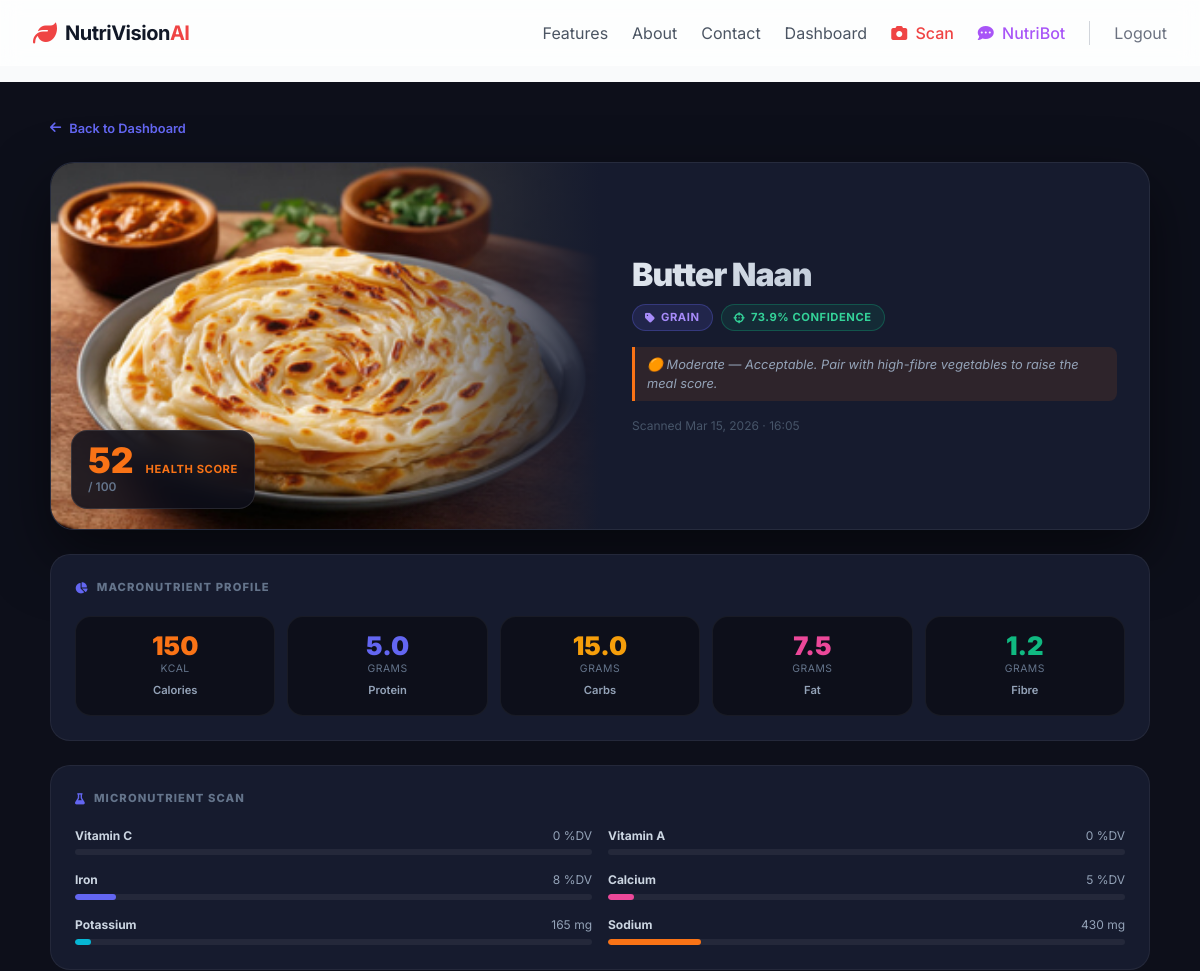
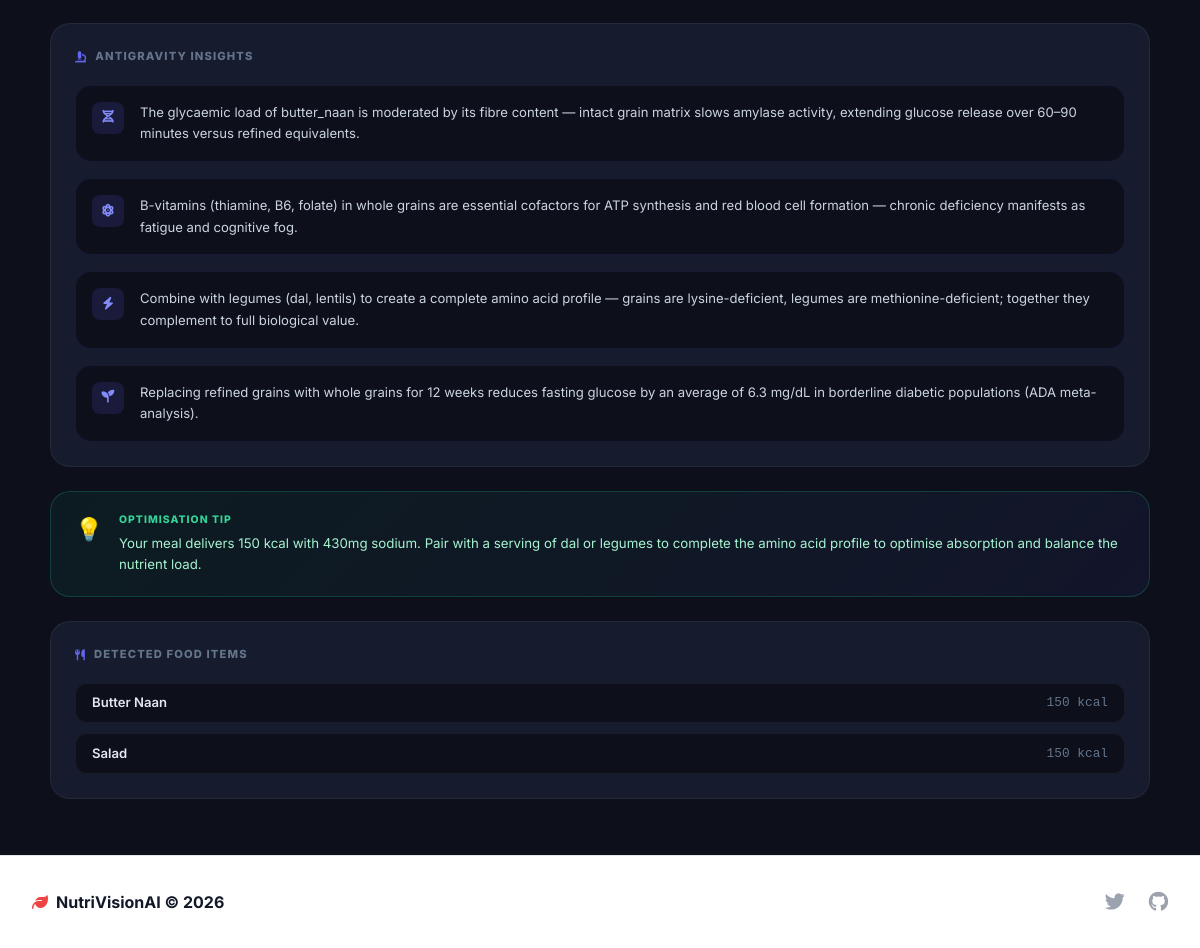
The page /result/7 (signed in) on the database its author committed (2 pictures, top to bottom).
### app/models.py (models this page shows)
class Meal(db.Model):
    id = db.Column(db.Integer, primary_key=True)
    image_path = db.Column(db.String(200), nullable=False)
    timestamp = db.Column(db.DateTime, nullable=False, default=datetime.utcnow)
    total_calories = db.Column(db.Float, nullable=True)
    health_score = db.Column(db.Integer, nullable=True)        # 0–100 ANTIGRAVITY score
    health_status = db.Column(db.String(50), nullable=True)    # Food category (e.g. Fast Food, Meal, Vegetable)
    analysis_insights = db.Column(db.Text, nullable=True)      # Kept for legacy display
    food_detected = db.Column(db.String(100), nullable=True)   # Top detected food class name
    food_confidence = db.Column(db.String(10), nullable=True)  # Confidence string e.g. "94.2%"
    genai_result_json = db.Column(db.Text, nullable=True)      # Full JSON from genai_service.evaluate_meal()
    user_id = db.Column(db.Integer, db.ForeignKey('user.id'), nullable=False)
    detections = db.relationship('FoodDetection', backref='meal', lazy=True)

class FoodDetection(db.Model):
    id = db.Column(db.Integer, primary_key=True)
    food_name = db.Column(db.String(100), nullable=False)
    portion_size = db.Column(db.Float, nullable=True)          # grams or units
    confidence = db.Column(db.Float, nullable=True)
    meal_id = db.Column(db.Integer, db.ForeignKey('meal.id'), nullable=False)
    nutrition = db.relationship('NutritionData', backref='detection', uselist=False)

class NutritionData(db.Model):
    id = db.Column(db.Integer, primary_key=True)
    calories = db.Column(db.Float, nullable=False)
    protein = db.Column(db.Float, nullable=False)
    carbs = db.Column(db.Float, nullable=False)
    fats = db.Column(db.Float, nullable=False)
    sugar = db.Column(db.Float, nullable=False)
    fiber = db.Column(db.Float, nullable=False)
    food_detection_id = db.Column(db.Integer, db.ForeignKey('food_detection.id'), nullable=False)

### app/routes/meal.py (the view)
@meal_bp.route('/result/<int:meal_id>')
@login_required
def result(meal_id):
    meal = Meal.query.get_or_404(meal_id)
    if meal.user_id != current_user.id:
        flash('Unauthorized access', 'danger')
        return redirect(url_for('dashboard.index'))
    eval_data = {}
    if meal.genai_result_json:
        try:
            eval_data = json.loads(meal.genai_result_json)
        except (json.JSONDecodeError, TypeError):
            eval_data = {}
    return render_template('result.html', meal=meal, eval_data=eval_data)

### app/models.py (called while the page is built)
@login_manager.user_loader
def load_user(user_id):
    return User.query.get(int(user_id))

### app/templates/result.html (shortened to what this page needs)
{% extends 'base.html' %}
{% block content %}
{% set score = eval_data.health_score if eval_data else meal.health_score %}
{% set macros = eval_data.macros if eval_data else {} %}
{% set micros = eval_data.micros if eval_data else {} %}
{% set insights = eval_data.insights if eval_data else [] %}
{% set opt_tip = eval_data.optimisation_tip if eval_data else '' %}
{% set food_name = eval_data.food_detected if eval_data else meal.food_detected %}
{% set confidence = eval_data.confidence if eval_data else meal.food_confidence %}
{% set category = eval_data.category if eval_data else meal.health_status %}
{% set score_label = eval_data.score_label if eval_data else '' %}
{% if score >= 88 %}
  {% set score_color = '#22c55e' %}
  {% set score_bg = 'rgba(34,197,94,0.1)' %}
  {% set score_badge = '🟢 Excellent' %}
{% elif score >= 72 %}
  {% set score_color = '#eab308' %}
  {% set score_bg = 'rgba(234,179,8,0.1)' %}
  {% set score_badge = '🟡 Good' %}
{% elif score >= 50 %}
  {% set score_color = '#f97316' %}
  {% set score_bg = 'rgba(249,115,22,0.1)' %}
  {% set score_badge = '🟠 Moderate' %}
{% else %}
  {% set score_color = '#ef4444' %}
  {% set score_bg = 'rgba(239,68,68,0.1)' %}
  {% set score_badge = '🔴 Indulge Mindfully' %}
{% endif %}
<div class="ag-page">
  <div class="ag-container">
    <a href="{{ url_for('dashboard.index') }}" class="back-link">
      <i class="fa-solid fa-arrow-left"></i> Back to Dashboard
    </a>
    <div class="hero-card">
      <div class="hero-image">
        <img src="{{ url_for('static', filename='uploads/' + meal.image_path) }}" alt="Uploaded Meal">
        <div class="hero-image-overlay"></div>
        <div class="score-ring-wrap">
          <div>
            <div class="score-num">{{ score }}</div>
            <div class="score-denom">/ 100</div>
          </div>
          <div>
            <div class="score-tag">Health Score</div>
          </div>
        </div>
      </div>
      <div class="hero-info">
        <div>
          <div class="food-title">{{ food_name or 'Food Analysis' }}</div>
          <div style="height:0.75rem;"></div>
          <div class="badge-row">
            {% if category %}
              <span class="badge badge-category"><i class="fa-solid fa-tag"></i> {{ category }}</span>
            {% endif %}
            {% if confidence %}
              <span class="badge badge-confidence"><i class="fa-solid fa-crosshairs"></i> {{ confidence }} Confidence</span>
            {% endif %}
          </div>
        </div>
        {% if score_label %}
          <div class="score-label-text">{{ score_label }}</div>
        {% else %}
          <div class="score-label-text">{{ score_badge }}</div>
        {% endif %}
        <div style="font-size:0.75rem;color:#475569;">
          Scanned {{ meal.timestamp.strftime('%b %d, %Y · %H:%M') }}
        </div>
      </div>
    </div>
    {% if macros %}
    <div class="section-card">
      <div class="section-title"><i class="fa-solid fa-chart-pie"></i> Macronutrient Profile</div>
      <div class="macro-grid">
        <div class="macro-tile">
          <div class="macro-val val-cal">{{ macros.calories }}</div>
          <div class="macro-unit">kcal</div>
          <div class="macro-label">Calories</div>
        </div>
        <div class="macro-tile">
          <div class="macro-val val-pro">{{ macros.protein_g }}</div>
          <div class="macro-unit">grams</div>
          <div class="macro-label">Protein</div>
        </div>
        <div class="macro-tile">
          <div class="macro-val val-car">{{ macros.carbs_g }}</div>
          <div class="macro-unit">grams</div>
          <div class="macro-label">Carbs</div>
        </div>
        <div class="macro-tile">
          <div class="macro-val val-fat">{{ macros.fat_g }}</div>
          <div class="macro-unit">grams</div>
          <div class="macro-label">Fat</div>
        </div>
        <div class="macro-tile">
          <div class="macro-val val-fib">{{ macros.fibre_g }}</div>
          <div class="macro-unit">grams</div>
          <div class="macro-label">Fibre</div>
        </div>
      </div>
    </div>
    {% endif %}
    {% if micros %}
    <div class="section-card">
      <div class="section-title"><i class="fa-solid fa-flask"></i> Micronutrient Scan</div>
      <div class="micro-grid">
        {% set vitc_pct  = (micros.vitC_pct  if micros.vitC_pct  <= 100 else 100) %}
        {% set vita_pct  = (micros.vitA_pct  if micros.vitA_pct  <= 100 else 100) %}
        {% set k_bar     = ((micros.potassium_mg / 47)|int if (micros.potassium_mg / 47) <= 100 else 100) %}
        {% set na_bar    = ((micros.sodium_mg   / 23)|int if (micros.sodium_mg   / 23) <= 100 else 100) %}
        {% set micro_items = [
          ('Vitamin C',  micros.vitC_pct,    '%DV', vitc_pct,          '#10b981'),
          ('Vitamin A',  micros.vitA_pct,    '%DV', vita_pct,          '#f59e0b'),
          ('Iron',       micros.iron_pct,    '%DV', micros.iron_pct,   '#6366f1'),
          ('Calcium',    micros.calcium_pct, '%DV', micros.calcium_pct,'#ec4899'),
          ('Potassium',  micros.potassium_mg,'mg',  k_bar,             '#06b6d4'),
          ('Sodium',     micros.sodium_mg,   'mg',  na_bar,            '#f97316'),
        ] %}
        {% for name, val, unit, pct, color in micro_items %}
        <div class="micro-row">
          <div class="micro-meta">
            <span class="micro-name">{{ name }}</span>
            <span class="micro-value">{{ val }} {{ unit }}</span>
          </div>
          <div class="micro-track">
            <div class="micro-fill" style="width:{{ pct }}%; background:{{ color }};"></div>
          </div>
        </div>
        {% endfor %}
      </div>
    </div>
    {% endif %}
    {% if insights %}
    <div class="section-card">
      <div class="section-title"><i class="fa-solid fa-microscope"></i> Antigravity Insights</div>
      <div class="insight-list">
        {% set icons = ['fa-dna','fa-atom','fa-bolt','fa-seedling'] %}
        {% for insight in insights %}
        <div class="insight-card">
          <div class="insight-icon">
            <i class="fa-solid {{ icons[loop.index0 % 4] }}"></i>
          </div>
          <div class="insight-text">{{ insight }}</div>
        </div>
        {% endfor %}
      </div>
    </div>
    {% endif %}
    {% if opt_tip %}
    <div class="opt-tip">
      <div class="opt-tip-icon">💡</div>
      <div>
        <div class="opt-tip-label">Optimisation Tip</div>
        <div class="opt-tip-text">{{ opt_tip }}</div>
      </div>
    </div>
    {% endif %}
    {% if meal.detections %}
    <div class="section-card" style="margin-top:1.5rem;">
      <div class="section-title"><i class="fa-solid fa-utensils"></i> Detected Food Items</div>
      <div class="det-list">
        {% for detection in meal.detections %}
        <div class="det-item">
          <span class="det-name">{{ detection.food_name.replace('_',' ') }}</span>
          <span class="det-cal">{{ detection.nutrition.calories|round|int if detection.nutrition else '—' }} kcal</span>
        </div>
        {% endfor %}
      </div>
    </div>
    {% endif %}
  </div>
</div>
{% endblock %}

### app/templates/base.html (shortened to what this page needs)
<!DOCTYPE html>
<html lang="en">
<head>
    <script src="https://cdn.tailwindcss.com"></script>
    <link rel="stylesheet" href="https://cdnjs.cloudflare.com/ajax/libs/font-awesome/6.4.0/css/all.min.css">
</head>
<body class="bg-gray-50 text-gray-800 min-h-screen flex flex-col antialiased">
    <nav class="glass sticky top-0 z-50 transition-all duration-300">
        <div class="max-w-7xl mx-auto px-4 sm:px-6 lg:px-8">
            <div class="flex justify-between h-16">
                <div class="flex items-center">
                    <a href="{{ url_for('main.index') }}" class="flex items-center gap-2">
                        <i class="fa-solid fa-leaf text-brand-500 text-2xl"></i>
                        <span class="font-bold text-xl tracking-tight text-gray-900">NutriVision<span class="text-brand-500">AI</span></span>
                    </a>
                </div>
                <div class="hidden md:flex items-center space-x-6">
                    <a href="{{ url_for('main.features') }}" class="text-gray-600 hover:text-brand-500 transition-colors">Features</a>
                    <a href="{{ url_for('main.about') }}" class="text-gray-600 hover:text-brand-500 transition-colors">About</a>
                    <a href="{{ url_for('main.contact') }}" class="text-gray-600 hover:text-brand-500 transition-colors">Contact</a>
                    {% if current_user.is_authenticated %}
                        <a href="{{ url_for('dashboard.index') }}" class="text-gray-600 hover:text-brand-500 transition-colors">Dashboard</a>
                        <a href="{{ url_for('meal.upload') }}" class="text-brand-500 font-medium hover:text-brand-600 transition-colors">
                            <i class="fa-solid fa-camera mr-1"></i> Scan
                        </a>
                        <a href="{{ url_for('chat.chat') }}" class="text-purple-500 font-medium hover:text-purple-600 transition-colors">
                            <i class="fa-solid fa-comment-dots mr-1"></i> NutriBot
                        </a>
                        <a href="{{ url_for('auth.logout') }}" class="text-gray-500 hover:text-gray-700 transition">Logout</a>
                    {% endif %}
                </div>
            </div>
        </div>
    </nav>
    <main class="flex-grow fade-in w-full">
        {% block content %}{% endblock %}
    </main>
    <footer class="bg-white border-t border-gray-200 mt-auto">
        <div class="max-w-7xl mx-auto px-4 sm:px-6 lg:px-8 py-8">
            <div class="flex flex-col md:flex-row justify-between items-center">
                <div class="flex items-center gap-2 mb-4 md:mb-0">
                    <i class="fa-solid fa-leaf text-brand-500"></i>
                    <span class="font-bold text-gray-900">NutriVisionAI &copy; 2026</span>
                </div>
                <div class="flex space-x-6">
                    <a href="#" class="text-gray-400 hover:text-gray-500"><i class="fa-brands fa-twitter text-xl"></i></a>
                    <a href="#" class="text-gray-400 hover:text-gray-500"><i class="fa-brands fa-github text-xl"></i></a>
                </div>
            </div>
        </div>
    </footer>
</body>
</html>

### app/templates/base.html (style rules this page uses)
body { font-family: 'Inter', sans-serif; }
.fade-in { animation: fadeIn 0.5s ease-in-out; }
.glass { background: rgba(255, 255, 255, 0.7); backdrop-filter: blur(10px); -webkit-backdrop-filter: blur(10px); border: 1px solid rgba(255, 255, 255, 0.3); }

### rows shown on the page
Meal: image_path (picture), food_detected "Butter Naan", health_status "GRAIN", timestamp "Mar 15, 2026 · 16:05"
FoodDetection: food_name.replace "Butter Naan", nutrition.calories "150"
FoodDetection: food_name.replace "Salad", nutrition.calories "150"

### other values the page prints
{{ score }} "52"
{{ confidence }} "73.9%"
{{ score_label }} "🟠 Moderate — Acceptable. Pair with high-fibre vegetables to raise the meal score."
{{ macros.calories }} "150"
{{ macros.protein_g }} "5.0"
{{ macros.carbs_g }} "15.0"
{{ macros.fat_g }} "7.5"
{{ macros.fibre_g }} "1.2"
{{ name }} "Vitamin C" "Vitamin A" "Iron" "Calcium" "Potassium" "Sodium"
{{ val }} "0" "0" "8" "5" "165" "430"
{{ unit }} "%DV" "%DV" "%DV" "%DV" "mg" "mg"
{{ insight }} "The glycaemic load of butter_naan is moderated by its fibre content — intact grain matrix slows amylase activity, extending glucose release over 60–90 minutes versus refined equivalents." "B-vitamins (thiamine, B6, folate) in whole grains are essential cofactors for ATP synthesis and red blood cell formation — chronic deficiency manifests as fatigue and cognitive fog." "Combine with legumes (dal, lentils) to create a complete amino acid profile — grains are lysine-deficient, legumes are methionine-deficient; together they complement to full biological value." "Replacing refined grains with whole grains for 12 weeks reduces fasting glucose by an average of 6.3 mg/dL in borderline diabetic populations (ADA meta-analysis)."
{{ opt_tip }} "Your meal delivers 150 kcal with 430mg sodium. Pair with a serving of dal or legumes to complete the amino acid profile to optimise absorption and balance the nutrient load."
